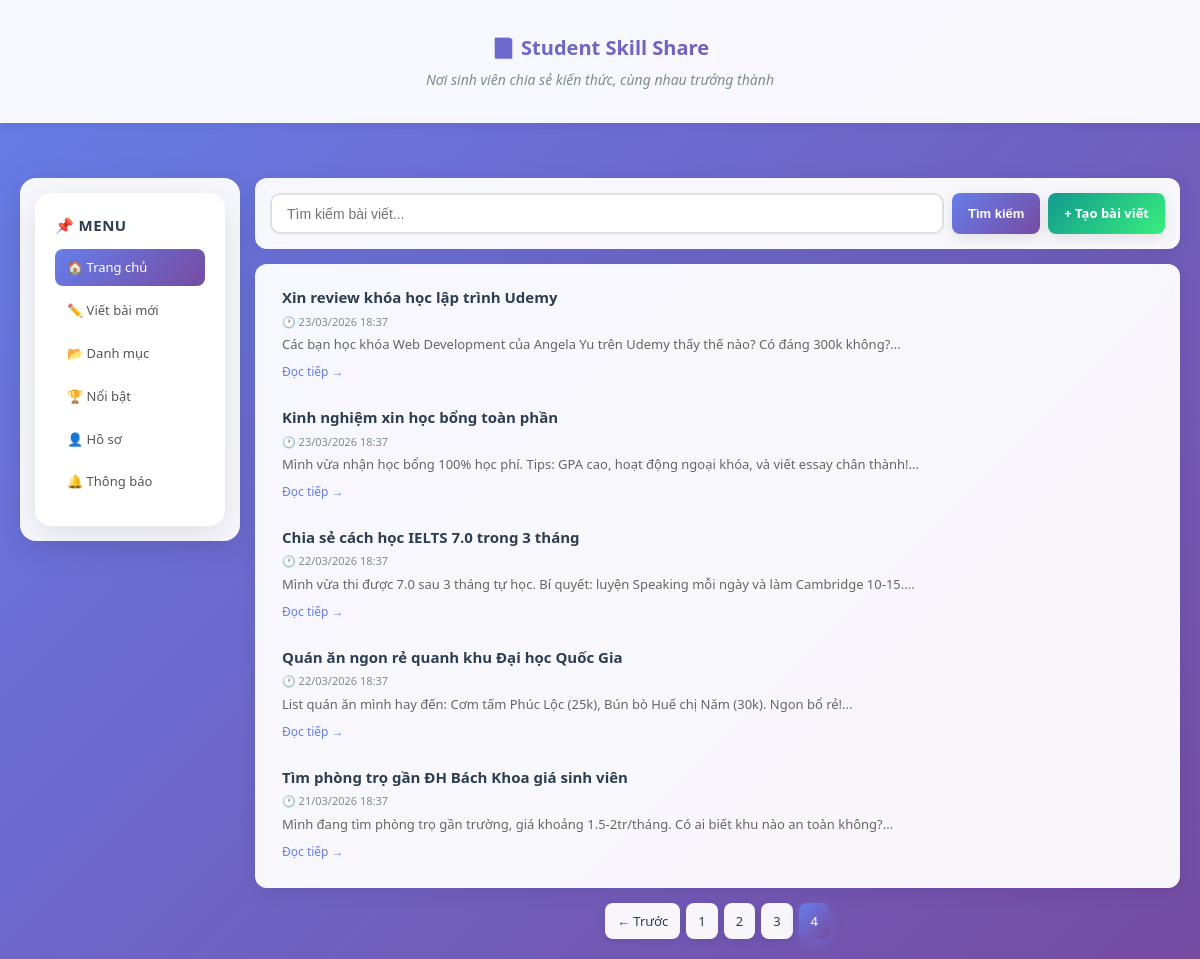
The app's page /index.php?page=4 with its own data.
### tables this page shows
CREATE TABLE IF NOT EXISTS posts (
    id INT AUTO_INCREMENT PRIMARY KEY,
    title VARCHAR(255) NOT NULL,
    content TEXT NOT NULL,
    like_count INT DEFAULT 0,
    created_at TIMESTAMP DEFAULT CURRENT_TIMESTAMP
);

### app/helpers/helpers.php (called while the page is built, shortened)
<?php
function escape($string) {
    return htmlspecialchars($string, ENT_QUOTES, 'UTF-8');
}
function formatDate($datetime) {
    return date('d/m/Y H:i', strtotime($datetime));
}

### app/config/database.php (called while the page is built, shortened)
<?php
function getConnection() {
    static $pdo = null;
    if ($pdo === null) {
        try {
            $dsn = "mysql:host=" . DB_HOST . ";dbname=" . DB_NAME . ";charset=utf8mb4";
            $pdo = new PDO($dsn, DB_USER, DB_PASS);
            $pdo->setAttribute(PDO::ATTR_ERRMODE, PDO::ERRMODE_EXCEPTION);
            $pdo->setAttribute(PDO::ATTR_DEFAULT_FETCH_MODE, PDO::FETCH_ASSOC);
        } catch (PDOException $e) {
            error_log("Database connection failed: " . $e->getMessage());
            die("
                <!DOCTYPE html>
                <html>
                <head>
                    <meta charset='UTF-8'>
                    <title>Lỗi kết nối</title>
                    <style>
                        body { font-family: Arial; padding: 50px; background: #f5f5f5; }
                        .error-box { background: white; padding: 30px; border-radius: 10px; max-width: 600px; margin: 0 auto; box-shadow: 0 2px 10px rgba(0,0,0,0.1); }
                        h2 { color: #e74c3c; }
                        .steps { background: #f9f9f9; padding: 15px; border-left: 4px solid #3498db; margin: 20px 0; }
                    </style>
                </head>
                <body>
                    <div class='error-box'>
                        <h2>⚠️ Không thể kết nối database</h2>
                        <p>Vui lòng kiểm tra:</p>
                        <div class='steps'>
                            <ol>
                                <li>MySQL đã chạy trong XAMPP chưa?</li>
                                <li>Database 'student_blog' đã được tạo chưa?</li>
                                <li>Đã import file database.sql chưa?</li>
                                <li>Thông tin kết nối trong app/config/database.php đúng chưa?</li>
                            </ol>
                        </div>
                        <p><strong>Lỗi:</strong> " . htmlspecialchars($e->getMessage()) . "</p>
                        <p><a href='test-db.php' style='color: #3498db;'>→ Test kết nối database</a></p>
                    </div>
                </body>
                </html>
            ");
        }
    }
    return $pdo;
}

### app/models/Post.php (called while the page is built, shortened)
<?php
require_once __DIR__ . '/../config/database.php';
class Post {
    private $pdo;
    public function __construct() {
        $this->pdo = getConnection();
    }
    public function getPaginated($page = 1, $perPage = 5, $keyword = '') {
        $offset = ($page - 1) * $perPage;
        if ($keyword) {
            $stmt = $this->pdo->prepare("SELECT * FROM posts WHERE title LIKE :keyword ORDER BY created_at DESC LIMIT :limit OFFSET :offset");
            $stmt->bindValue(':keyword', '%' . $keyword . '%', PDO::PARAM_STR);
            $stmt->bindValue(':limit', (int)$perPage, PDO::PARAM_INT);
            $stmt->bindValue(':offset', (int)$offset, PDO::PARAM_INT);
            $stmt->execute();
        } else {
            $stmt = $this->pdo->prepare("SELECT * FROM posts ORDER BY created_at DESC LIMIT :limit OFFSET :offset");
            $stmt->bindValue(':limit', (int)$perPage, PDO::PARAM_INT);
            $stmt->bindValue(':offset', (int)$offset, PDO::PARAM_INT);
            $stmt->execute();
        }
        return $stmt->fetchAll();
    }
    public function countAll($keyword = '') {
        if ($keyword) {
            $stmt = $this->pdo->prepare("SELECT COUNT(*) FROM posts WHERE title LIKE ?");
            $stmt->execute(['%' . $keyword . '%']);
        } else {
            $stmt = $this->pdo->query("SELECT COUNT(*) FROM posts");
        }
        return (int)$stmt->fetchColumn();
    }
}

### public/index.php (the view, shortened to what this page needs)
<?php
require_once __DIR__ . '/../app/models/Post.php';
require_once __DIR__ . '/../app/helpers/helpers.php';
$postModel = new Post();
$keyword = isset($_GET['search']) ? trim($_GET['search']) : '';
$perPage = 5;
$currentPage = isset($_GET['page']) ? max(1, (int)$_GET['page']) : 1;
$totalPosts = $postModel->countAll($keyword);
$totalPages = ceil($totalPosts / $perPage);
$posts = $postModel->getPaginated($currentPage, $perPage, $keyword);
?>
<!DOCTYPE html>
<html lang="vi">
<head>
    <link rel="stylesheet" href="assets/style.css">
</head>
<body>
    <header>
        <div class="container">
            <h1>📘 Student Skill Share</h1>
            <p class="slogan">Nơi sinh viên chia sẻ kiến thức, cùng nhau trưởng thành</p>
        </div>
    </header>
    <div class="container">
        <div class="layout-grid">
            <aside class="sidebar-left">
                <nav class="side-menu">
                    <h4>📌 Menu</h4>
                    <ul>
                        <li><a href="index.php" class="active">🏠 Trang chủ</a></li>
                        <li><a href="create.php">✏️ Viết bài mới</a></li>
                        <li><a href="#" class="coming-soon" data-feature="Danh mục chủ đề">📂 Danh mục</a></li>
                        <li><a href="#" class="coming-soon" data-feature="Bảng xếp hạng">🏆 Nổi bật</a></li>
                        <li><a href="#" class="coming-soon" data-feature="Hồ sơ cá nhân">👤 Hồ sơ</a></li>
                        <li><a href="#" class="coming-soon" data-feature="Thông báo">🔔 Thông báo</a></li>
                    </ul>
                </nav>
            </aside>
            <main class="main-content">
                <div class="search-bar">
                    <form method="GET" action="index.php">
                        <input type="text" name="search" placeholder="Tìm kiếm bài viết..." value="<?= escape($keyword) ?>">
                        <button type="submit" class="btn btn-primary">Tìm kiếm</button>
                        <a href="create.php" class="btn btn-success">+ Tạo bài viết</a>
                    </form>
                </div>
                <div class="post-list">
                    <?php if (empty($posts)): ?>
                        <div class="empty-state">
                            <p>Chưa có bài viết nào. Hãy tạo bài viết đầu tiên!</p>
                        </div>
                    <?php else: ?>
                        <?php foreach ($posts as $post): ?>
                            <a href="post.php?id=<?= $post['id'] ?>" class="post-card-link">
                                <div class="post-item">
                                    <h3><?= escape($post['title']) ?></h3>
                                    <div class="post-meta">🕐 <?= formatDate($post['created_at']) ?></div>
                                    <div class="post-excerpt"><?= escape(substr($post['content'], 0, 150)) ?>...</div>
                                    <span class="read-more">Đọc tiếp →</span>
                                </div>
                            </a>
                        <?php endforeach; ?>
                    <?php endif; ?>
                </div>
                <?php if ($totalPages > 1): ?>
                <div class="pagination">
                    <?php if ($currentPage > 1): ?>
                        <a href="index.php?page=<?= $currentPage - 1 ?><?= $keyword ? '&search=' . urlencode($keyword) : '' ?>" class="page-btn">← Trước</a>
                    <?php endif; ?>
                    <?php for ($i = 1; $i <= $totalPages; $i++): ?>
                        <a href="index.php?page=<?= $i ?><?= $keyword ? '&search=' . urlencode($keyword) : '' ?>"
                           class="page-btn <?= $i === $currentPage ? 'active' : '' ?>">
                            <?= $i ?>
                        </a>
                    <?php endfor; ?>
                </div>
                <?php endif; ?>
            </main>
        </div>
    </div>
</body>
</html>

### records on screen
posts: title "Xin review khóa học lập trình Udemy", created_at "23/03/2026 18:37", content "Các bạn học khóa Web Development của Angela Yu trên Udemy thấy thế nào? Có đáng 300k không?"
posts: title "Kinh nghiệm xin học bổng toàn phần", created_at "23/03/2026 18:37", content "Mình vừa nhận học bổng 100% học phí. Tips: GPA cao, hoạt động ngoại khóa, và viết essay chân thành!"
posts: title "Chia sẻ cách học IELTS 7.0 trong 3 tháng", created_at "22/03/2026 18:37", content "Mình vừa thi được 7.0 sau 3 tháng tự học. Bí quyết: luyện Speaking mỗi ngày và làm Cambridge 10-15."
posts: title "Quán ăn ngon rẻ quanh khu Đại học Quốc Gia", created_at "22/03/2026 18:37", content "List quán ăn mình hay đến: Cơm tấm Phúc Lộc (25k), Bún bò Huế chị Năm (30k). Ngon bổ rẻ!"
posts: title "Tìm phòng trọ gần ĐH Bách Khoa giá sinh viên", created_at "21/03/2026 18:37", content "Mình đang tìm phòng trọ gần trường, giá khoảng 1.5-2tr/tháng. Có ai biết khu nào an toàn không?"
